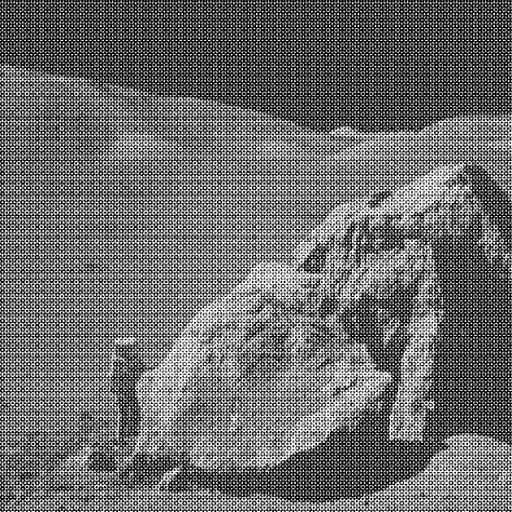
#> input picture Trabalhos 2024.1/Processamento de Imagens/assignment2/apollo17.png, 512 x 512 px
$ python 12542352.py
#> lines starting #> are read from the running program, lines starting #| are printed output that depends on the picture
'''
╔═══════════════════════════════════════════════╗
║    SCC0251 - Image Processing and Analysis    ║
║    Year: 2024                  2º Semester    ║
╟───────────────────────────────────────────────╢
║      Student:  Fernando Gonçalves Campos      ║
║      Nº USP:   12542352                       ║
╟───────────────────────────────────────────────╢
║                 Assignment 2:                 ║
║              Fourier Transform &              ║
║         Filtering in Frequency Domain         ║
╚═══════════════════════════════════════════════╝
'''

import numpy as np
import imageio.v3 as imageio

def get_center_distances(shape) -> tuple[np.ndarray, np.ndarray]:
    '''
    Get the distances from the origin point of the fourier transform after the shift
    '''
    height, width = shape
    vertical_center = height / 2
    horizontal_center = width / 2

    vertical_distances, horizontal_distances = np.ogrid[0:height, 0:width]

    vertical_distances = vertical_distances - vertical_center
    horizontal_distances = horizontal_distances - horizontal_center

    return vertical_distances, horizontal_distances

def get_low_pass_filter(shape, r: float) -> np.ndarray:
    filter = np.zeros(shape)

    vertical_distances, horizontal_distances = get_center_distances(shape)
    square_radii = np.sqrt(np.square(vertical_distances) + np.square(horizontal_distances))

    square_r = r
    filter[square_radii <= square_r] = 1

    return filter

def get_high_pass_filter(shape, r: float) -> np.ndarray:
    filter = np.zeros(shape)

    vertical_distances, horizontal_distances = get_center_distances(shape)
    square_radii = np.sqrt(np.square(vertical_distances) + np.square(horizontal_distances))

    square_r = r
    filter[square_radii > square_r] = 1

    return filter

def get_band_stop_filter(shape, r0: float, r1: float) -> np.ndarray:
    filter = np.ones(shape)

    vertical_distances, horizontal_distances = get_center_distances(shape)
    square_radii = np.square(vertical_distances) + np.square(horizontal_distances)

    square_r0 = np.square(r0)
    square_r1 = np.square(r1)
    filter[np.logical_and(square_radii > square_r1, square_radii <= square_r0)] = 0

    return filter

def get_lamplacian_high_pass_filter(shape) -> np.ndarray:
    vertical_distances, horizontal_distances = get_center_distances(shape)

    filter: np.ndarray = (-4 * np.square(np.pi)) * (np.square(vertical_distances) + np.square(horizontal_distances))

    return filter

def get_gaussian_low_pass_filter(shape, s0: float, s1: float) -> np.ndarray:
    vertical_distances, horizontal_distances = get_center_distances(shape)

    square_s0 = np.square(s0) * 2
    square_s1 = np.square(s1) * 2

    x = (np.square(vertical_distances) / square_s0) + (np.square(horizontal_distances) / square_s1)

    return np.exp(-x)

def rmse(values_a: np.ndarray, values_b: np.ndarray) -> float:
    n, m = values_a.shape

    diff_values = values_a - values_b
    square_error = np.sum(diff_values ** 2)

    return np.sqrt(square_error / (n*m))


def main() -> None:
    image_filename = input().rstrip('\r')
#> the answer given: apollo17.png
    ref_image_filename = input().rstrip('\r')
#> the answer given: arara.png
    filter_index = int(input())
#> the answer given: 3

    image = imageio.imread(image_filename)
#> image is the input picture: shape (512, 512); min 0, max 255, mean 108.1
    image_fourier = np.fft.fft2(image)
    image_fourier = np.fft.fftshift(image_fourier)

    filter = np.ones(image_fourier.shape)

    match filter_index:
        case 0:
            radius = float(input())
            filter = get_low_pass_filter(filter.shape, radius)
        case 1:
            radius = float(input())
            filter = get_high_pass_filter(filter.shape, radius)
        case 2:
            radius0 = float(input())
            radius1 = float(input())
            filter = get_band_stop_filter(filter.shape, radius0, radius1)
        case 3:
            filter = get_lamplacian_high_pass_filter(filter.shape)
        case 4:
            sigma0 = float(input())
            sigma1 = float(input())
            filter = get_gaussian_low_pass_filter(filter.shape, sigma0, sigma1)

    # Applies the filter the image frequencies
    result_image_fourier = image_fourier * filter

    # Inverse fourier transform
    result_image_fourier = np.fft.ifftshift(result_image_fourier)
    result_image = np.fft.ifft2(result_image_fourier).real
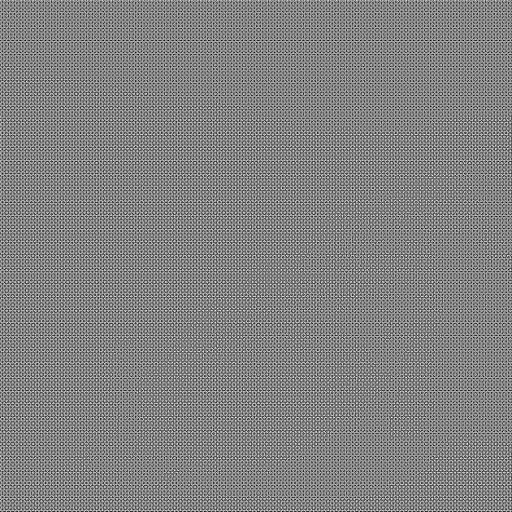
#> result_image: shape (512, 512) float64; min -308730253.3, max 296608155.4, mean 0; drawn with min black and max white

    # Normalizes the pixels to be values in the range [0, 255]
    result_image = result_image - np.min(result_image)
    result_image = result_image / np.max(result_image)
    result_image = (result_image * 255).astype(np.uint8)

    reference_image = imageio.imread(ref_image_filename)
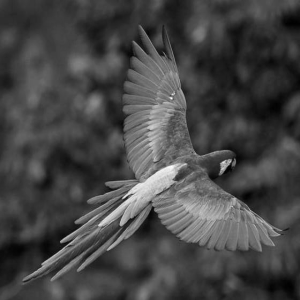
#> input picture Trabalhos 2024.1/Processamento de Imagens/assignment2/arara.png, 300 x 300 px
#> reference_image is the input picture: shape (300, 300); min 0, max 255, mean 69.6

    error = rmse(result_image, reference_image)
    print(f"{error:.4f}")

if __name__ == "__main__":
#> (the run stopped early here; a loop or call above may not have finished)
